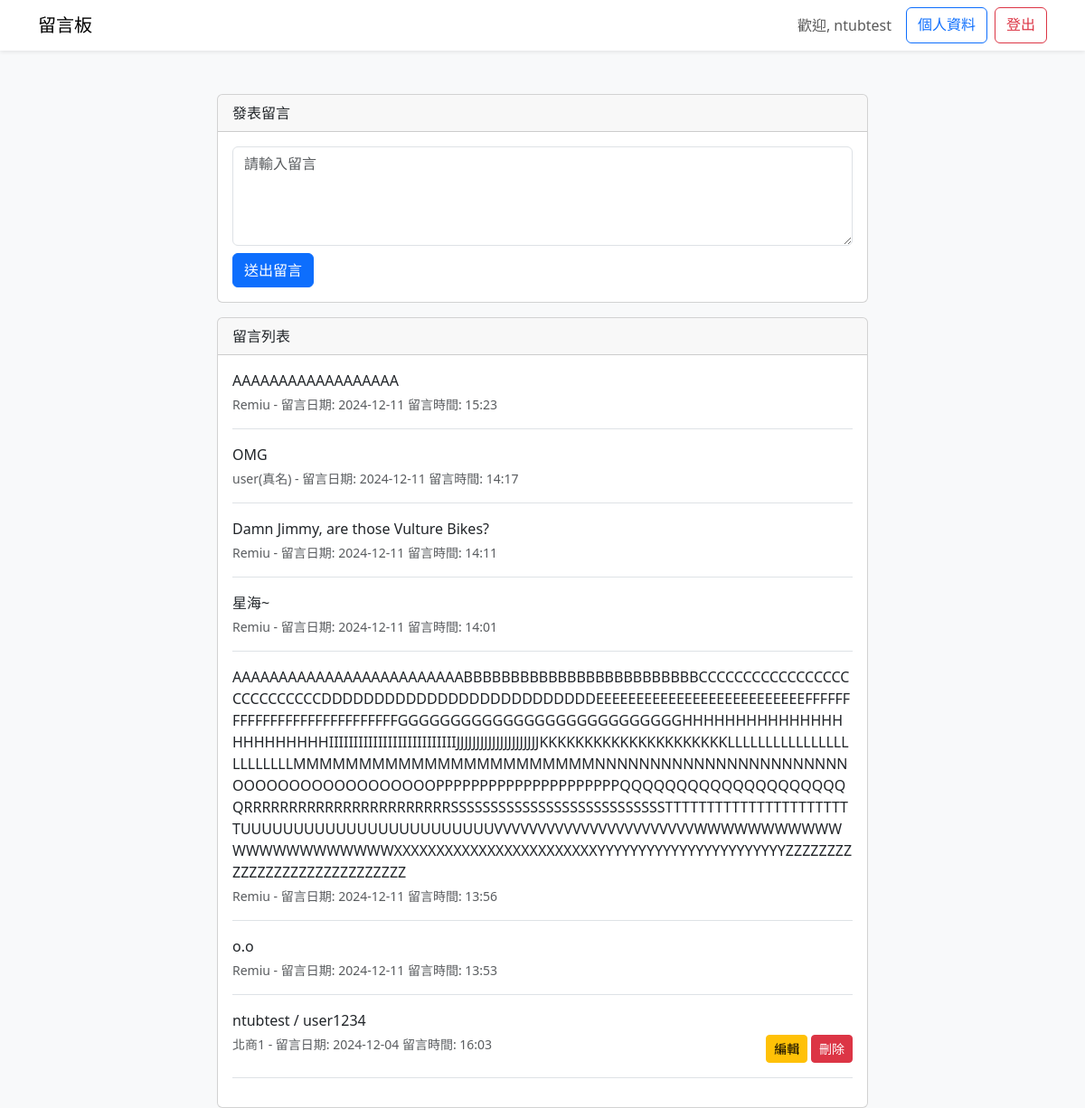
The page / (signed in) on the database its author committed.
### mymessages/models.py (models this page shows, shortened)
class CustomUser(AbstractUser):
    nickname = models.CharField(max_length=50, blank=True)
    bio = models.TextField(blank=True)
    full_name = models.CharField(max_length=100, blank=True)  # 姓名
    birthday = models.DateField(null=True, blank=True)  # 生日
    address = models.CharField(max_length=255, blank=True)  # 地址
    profile_picture = models.ImageField(upload_to='profile_pictures/', null=True, blank=True)  # 個人照片

class Message(models.Model):
    content = models.TextField()
    created_at = models.DateTimeField(auto_now_add=True)
    updated_at = models.DateTimeField(auto_now=True)
    user = models.ForeignKey(CustomUser, on_delete=models.CASCADE)

### mymessages/views.py (the view)
# urls.py: path('', views.message_list, name='message_list'),
def message_list(request):
    messages_list = Message.objects.order_by('-created_at')
    if request.method == 'POST':
        if not request.user.is_authenticated:
            messages.error(request, '請先登入')
            return redirect('login')
        form = MessageForm(request.POST)
        if form.is_valid():
            message = form.save(commit=False) #commit=False 代表先不要存
            message.user = request.user
            message.save() #到這邊再存
            messages.success(request, '留言成功！')
            return redirect('message_list')
    else:
        form = MessageForm()
    return render(request, 'mymessages/message_list.html', {
        'messages_list': messages_list,
        'form': form
    })

### mymessages/forms.py
class MessageForm(forms.ModelForm):
    class Meta:
        model = Message
        fields = ['content']
        widgets = {
            'content': forms.Textarea(attrs={
                'rows': 4,
                'placeholder': '請輸入留言',
                'class': 'form-control'
            })
        }

### mymessages/templates/mymessages/message_list.html (shortened to what this page needs)
{% extends 'mymessages/base.html' %}
{% block content %}
<div class="container mt-5">
    <div class="row justify-content-center">
        <div class="col-md-8">
            {% if user.is_authenticated %}
                <div class="card mb-3">
                    <div class="card-header">發表留言</div>
                    <div class="card-body">
                        <form method="post">
                            {{ form.content }}
                            <button type="submit" class="btn btn-primary mt-2">送出留言</button>
                        </form>
                    </div>
                </div>
            {% endif %}
            <div class="card">
                <div class="card-header">留言列表</div>
                <div class="card-body">
                    {% for message in messages_list %}
                        <div class="border-bottom pb-3 mb-3">
                            <p class="mb-1">{{ message.content }}</p>
                            <small class="text-muted d-flex justify-content-between">
                                {% if message.user.nickname == "" %}
                                    <span>{{ message.user.username }}(真名) - 留言日期: {{ message.created_at|date:"Y-m-d 留言時間: H:i" }}</span>
                                {% else %}
                                    <span>{{ message.user.nickname }} - 留言日期: {{ message.created_at|date:"Y-m-d 留言時間: H:i" }}</span>
                                {% endif %}
                                {% if user == message.user %}
                                    <div>
                                        <a href="{% url 'edit_message' message.id %}" class="btn btn-sm btn-warning">編輯</a>
                                        <a href="{% url 'delete_message' message.id %}" class="btn btn-sm btn-danger">刪除</a>
                                    </div>
                                {% endif %}
                            </small>
                        </div>
                    {% empty %}
                        <p class="text-center text-muted">尚無留言</p>
                    {% endfor %}
                </div>
            </div>
        </div>
    </div>
</div>
{% endblock %}

### mymessages/templates/mymessages/base.html (shortened to what this page needs)
<!DOCTYPE html>
<html lang="zh-TW">
<head>
    <link href="https://cdn.jsdelivr.net/npm/bootstrap@5.3.0/dist/css/bootstrap.min.css" rel="stylesheet">
</head>
<body class="bg-light">
    <nav class="navbar navbar-expand-lg navbar-light bg-white shadow-sm">
        <div class="container">
            <a class="navbar-brand" href="{% url 'message_list' %}">留言板</a>
            <div class="navbar-nav ms-auto">
                {% if user.is_authenticated %}
                    <span class="navbar-text me-3">歡迎, {{ user.username }}</span>
                    {% if user.profile_picture %}
                    <a href="{% url 'user_profile' %}" class="btn btn-outline-primary me-2">
                        <img src="{{ user.profile_picture.url }}" alt="Profile Picture" style="width: 30px; height: 30px; border-radius: 50%;">
                    </a>
                    {% else %}
                        <a href="{% url 'user_profile' %}" class="btn btn-outline-primary me-2">個人資料</a>
                    {% endif %}
                    <a href="{% url 'logout' %}" class="btn btn-outline-danger">登出</a>
                {% else %}
                    <a href="{% url 'login' %}" class="btn btn-outline-primary me-2">登入</a>
                    <a href="{% url 'signup' %}" class="btn btn-primary">註冊</a>
                {% endif %}
            </div>
        </div>
    </nav>
    <div class="container mt-4">
        {% block content %}{% endblock %}
    </div>
</body>
</html>

### rows shown on the page
CustomUser: username "ntubtest"
Message: content "AAAAAAAAAAAAAAAAAA", user.nickname "Remiu", created_at "2024-12-11 留言時間: 15:23"
Message: content "OMG", user.username "user", created_at "2024-12-11 留言時間: 14:17"
Message: content "Damn Jimmy, are those Vulture Bikes?", user.nickname "Remiu", created_at "2024-12-11 留言時間: 14:11"
Message: content "星海~", user.nickname "Remiu", created_at "2024-12-11 留言時間: 14:01"
Message: content "AAAAAAAAAAAAAAAAAAAAAAAAABBBBBBBBBBBBBBBBBBBBBBBBBCCCCCCCCCCCCCCCCCCCCCCCCCCCDDDDDDDDDDDDDDDDDDDDDDDDDDEEEEEEEEEEEEEEEEEEEEEEEEEEFFFFFFFFFFFFFFFFFFFFFFFFFFFFGGGGGGGGGGGGGGGGGGGGGGGGGGGHHHHHHHHHHHHHHHHHHHHHHHHIIIIIIIIIIIIIIIIIIIIIIIIIIJJJJJJJJJJJJJJJJJJJJJKKKKKKKKKKKKKKKKKKKKKLLLLLLLLLLLLLLLLLLLLLLLLMMMMMMMMMMMMMMMMMMMMMMMNNNNNNNNNNNNNNNNNNNNNNNOOOOOOOOOOOOOOOOOOPPPPPPPPPPPPPPPPPPPPPQQQQQQQQQQQQQQQQQQQQQRRRRRRRRRRRRRRRRRRRRRRRSSSSSSSSSSSSSSSSSSSSSSSSSSSTTTTTTTTTTTTTTTTTTTTTTTUUUUUUUUUUUUUUUUUUUUUUUUVVVVVVVVVVVVVVVVVVVVVVVWWWWWWWWWWWWWWWWWWWWWWWXXXXXXXXXXXXXXXXXXXXXXXXYYYYYYYYYYYYYYYYYYYYYYYZZZZZZZZZZZZZZZZZZZZZZZZZZZZZ", user.nickname "Remiu", created_at "2024-12-11 留言時間: 13:56"
Message: content "o.o", user.nickname "Remiu", created_at "2024-12-11 留言時間: 13:53"
Message: content "ntubtest / user1234", user.nickname "北商1", created_at "2024-12-04 留言時間: 16:03", shows "編輯"
